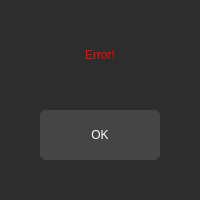
<?xml version="1.0" encoding="UTF-8"?>
<ui version="4.0">
 <class>Form</class>
 <widget class="QWidget" name="Form">
  <property name="geometry">
   <rect>
    <x>0</x>
    <y>0</y>
    <width>200</width>
    <height>200</height>
   </rect>
  </property>
  <property name="sizePolicy">
   <sizepolicy hsizetype="Fixed" vsizetype="Fixed">
    <horstretch>0</horstretch>
    <verstretch>0</verstretch>
   </sizepolicy>
  </property>
  <property name="minimumSize">
   <size>
    <width>200</width>
    <height>200</height>
   </size>
  </property>
  <property name="maximumSize">
   <size>
    <width>200</width>
    <height>200</height>
   </size>
  </property>
  <property name="windowTitle">
   <string>Error!</string>
  </property>
  <property name="windowIcon">
   <iconset>
    <normaloff>imgonline-com-ua-Resize-FJDPqgFmfYQzOIw.jpg</normaloff>imgonline-com-ua-Resize-FJDPqgFmfYQzOIw.jpg</iconset>
  </property>
  <property name="styleSheet">
   <string notr="true">QWidget{
	background-color: rgb(45, 45, 45);
}</string>
  </property>
  <widget class="QPushButton" name="OK_btn">
   <property name="geometry">
    <rect>
     <x>40</x>
     <y>110</y>
     <width>120</width>
     <height>50</height>
    </rect>
   </property>
   <property name="styleSheet">
    <string notr="true">QPushButton {
	color: rgb(255, 255, 255);
	font: 10pt &quot;MS Shell Dlg 2&quot;;
    border-radius: 6px;
	background-color: rgb(69, 69, 69);
    min-width: 80px;
}
QPushButton:hover{
	border: 2px solid rgb(50, 50, 50);
}
QPushButton:pressed {
	background-color: rgb(64, 64, 64);
}

QPushButton:flat {
    border: none; 
}

QPushButton:default {
    border-color: navy; 
}</string>
   </property>
   <property name="text">
    <string>OK</string>
   </property>
  </widget>
  <widget class="QLabel" name="Error">
   <property name="geometry">
    <rect>
     <x>40</x>
     <y>30</y>
     <width>120</width>
     <height>50</height>
    </rect>
   </property>
   <property name="styleSheet">
    <string notr="true">QLabel{
	color: rgb(255, 0, 0);
	font: 75 11pt &quot;MS Shell Dlg 2&quot;;
	background-color: rgb(45, 45, 45);
}</string>
   </property>
   <property name="text">
    <string>&lt;html&gt;&lt;head/&gt;&lt;body&gt;&lt;p align=&quot;center&quot;&gt;Error!&lt;/p&gt;&lt;/body&gt;&lt;/html&gt;</string>
   </property>
   <property name="margin">
    <number>10</number>
   </property>
  </widget>
 </widget>
 <resources/>
 <connections/>
</ui>
